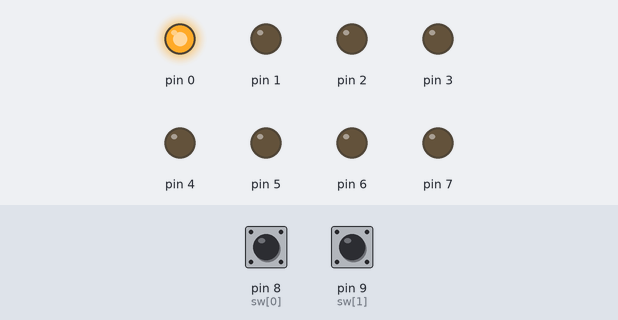
Bench run of a sketch on a simulated Arduino Uno, built with avr-gcc and run on an emulated ATmega328P. Shown: output pins drawn as LEDs (lit = HIGH). The test bench sets the inputs (shaded band); at power-on: pin 8 (sw[0]) HIGH, pin 9 (sw[1]) LOW.

Above: at 0.3 s.
At 9.7 s:
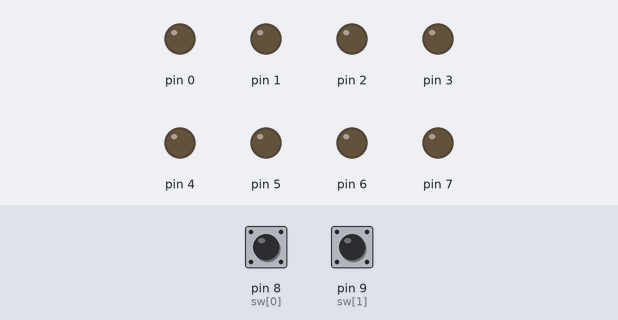
18.1 s: pin 8 (sw[0]) pulled LOW for 3 s
At 18.3 s:
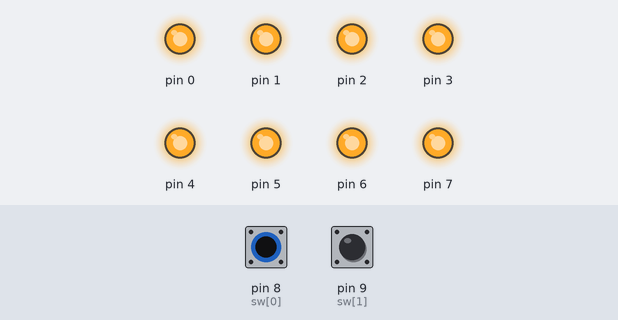
Timing chart, 0 to 34.1 s (numbered marks = the images above; inputs shaded):
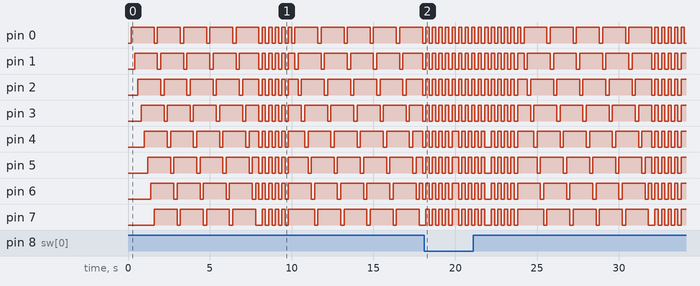

The sketch:

1.ino
```cpp
int led_run[8] = {0, 1, 2, 3, 4, 5, 6, 7};
int sw[4] = {8, 9, 10, 11};
int led_num = 0;
#define ON LOW
#define OFF HIGH
void led_dark() {
    for (led_num = 0; led_num <= 7; led_num++) digitalWrite(led_num, LOW);
}

void left(int x) {
    int i;
    for (i = 0; i < x; i++) {
        for (led_num = 0; led_num <= 7; led_num++) {
            digitalWrite(led_num, LOW);
            delay(200);
            digitalWrite(led_num, HIGH);
        }
    }
}

void right(int x) {
    int i;
    for (i = 0; i < x; i++) {
        for (led_num = 7; led_num >= 0; led_num--) {
            digitalWrite(led_num, LOW);
            delay(200);
            digitalWrite(led_num, HIGH);
        }
    }
}

void alter(int x) {
    int i;
    for (i = 0; i < x; i++) {
        for (led_num = 0; led_num <= 3; led_num++) digitalWrite(led_num, LOW);
        for (led_num = 4; led_num <= 7; led_num++) digitalWrite(led_num, HIGH);
        delay(200);
        for (led_num = 0; led_num <= 3; led_num++) digitalWrite(led_num, HIGH);
        for (led_num = 4; led_num <= 7; led_num++) digitalWrite(led_num, LOW);
        delay(200);
    }
}

void flash(int x) {
    int i;
    for (i = 0; i < x; i++) {
        for (led_num = 0; led_num <= 7; led_num++) digitalWrite(led_num, LOW);
        delay(200);
        for (led_num = 0; led_num <= 7; led_num++) digitalWrite(led_num, HIGH);
        delay(200);
    }
}

void pili(int x) {
    int i;
    for (i = 0; i < x; i++) {
        left(1);
        right(1);
    }
}

void setup() {
    for (led_num = 0; led_num <= 7; led_num++) pinMode(led_num, OUTPUT);
    for (led_num = 8; led_num <= 11; led_num++) pinMode(led_num, INPUT);
    led_dark();
}

void loop() {
    if (digitalRead(sw[0]) == ON) {
        alter(5);
        flash(5);
    } else if (digitalRead(sw[1]) == ON) {
        left(5);
        flash(5);
    } else if (digitalRead(sw[2]) == ON) {
        right(5);
        flash(5);
    } else if (digitalRead(sw[3]) == ON) {
        pili(5);
        flash(5);
    } else {
        led_dark();
    }
}
```
